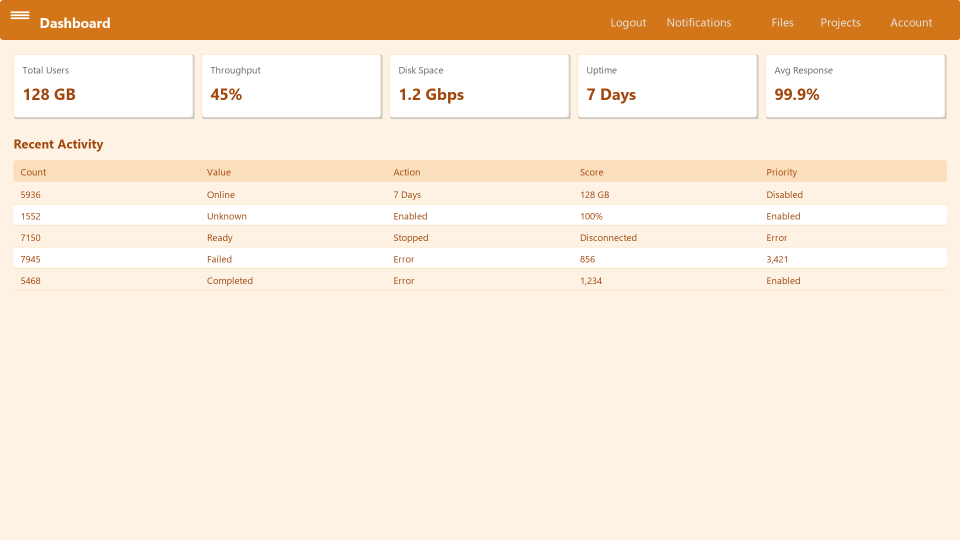
#> input picture data/synthetic/test/images/dashboard_0009.png, 1920 x 1080 px (shown at 1/2 size); its folder holds only this picture in this run
$ python -i symbol_detector.py   (imports and definitions only)
#> lines starting #> are read from the running program, lines starting #| are printed output that depends on the picture; after the words box and inside, x2 and y2 are one past the last pixel; in counts of white or black regions, pixels touching at a corner belong together
"""
Symbol detector for UI elements.

Detects common UI symbols (+, -, =, ×, ÷, etc.) in small regions
where OCR fails. Uses simple pattern recognition based on edge/stroke
analysis rather than template matching for scale robustness.
"""

import cv2
import numpy as np
from typing import Optional, Tuple


def _stroke_candidates(gray: np.ndarray) -> list:
    """
    ALL plausible binarizations of a button region (both Otsu polarities +
    adaptive), density-filtered. detect_symbol template-matches every candidate
    and keeps the best overall — choosing by a density heuristic alone proved
    wrong on thick-glyph themes, where an adaptive-threshold *ring* artifact
    (glyph appearing as a hole in a blob) had the "best" density and won.

    Each binarization is offered at TWO crop margins. The wide margin (20%)
    strips button borders on loose key-cell boxes; but on a box drawn tightly
    around the glyph it amputates structure — a hamburger menu loses its outer
    bars and the survivor reads as a plausible "-". The narrow-margin sibling
    keeps the full structure, and the specificity ranking prefers whichever view
    explains more components.
    """
    h, w = gray.shape
    out = []

    otsu_thresh, _ = cv2.threshold(gray, 0, 255, cv2.THRESH_BINARY + cv2.THRESH_OTSU)
    _, bin_inv = cv2.threshold(gray, otsu_thresh, 255, cv2.THRESH_BINARY_INV)
    _, bin_norm = cv2.threshold(gray, otsu_thresh, 255, cv2.THRESH_BINARY)
    blurred = cv2.GaussianBlur(gray, (3, 3), 0)
    block = max(11, (min(w, h) // 3) | 1)
    adaptive = cv2.adaptiveThreshold(
        blurred, 255, cv2.ADAPTIVE_THRESH_GAUSSIAN_C,
        cv2.THRESH_BINARY_INV, blockSize=block, C=3
    )
    for margin in (0.2, 0.05):
        margin_x, margin_y = int(w * margin), int(h * margin)
        for binary in (bin_inv, bin_norm, adaptive):
            center = binary[margin_y:h - margin_y, margin_x:w - margin_x]
            if center.size == 0:
                continue
            density = np.sum(center > 0) / center.size
            if 0.005 < density < 0.6:
                out.append(center)
    return out


# [22 lines left out: function _tighten_to_glyph, not called in this run]


# --------------------------------------------------------------------------- #
# Template matching
#
# Hand-tuned projection rules are fragile at real glyph sizes (8-20 px): a "-"
# binarises to a chunky 17x9 blob, "=" bars fill most of their tight bbox, and
# thresholds tuned for one shape break another. Instead we render each candidate
# symbol with real fonts, normalise both glyph and template to a canonical
# binary patch, and score with the Dice coefficient. Scale-invariant, easy to
# extend (add a char to _SYMBOLS), and anti-aliasing tolerant.
# --------------------------------------------------------------------------- #

# (render string, reported symbol). Multi-char renders cover composite glyphs:
# e.g. the Windows Calculator plus/minus key draws "+/-", not the font's "±".
_SYMBOLS = [
    ("+", "+"), ("-", "-"), ("=", "="), ("×", "×"), ("÷", "÷"),
    ("±", "±"), ("+/-", "±"), (".", "."), ("%", "%"),
]
# Canonical semantic names for read glyphs. Used to label operator keys where a
# caption model produced a look-alike guess ("Add" on ÷, "Close" on ×,
# "Minimize" on −): the pixel read is authoritative outside the title bar.
SYMBOL_LABELS = {
    "+": "Plus", "-": "Minus", "×": "Multiply", "÷": "Divide",
    "=": "Equals", "±": "Plus/Minus", ".": "Decimal", "%": "Percent",
}

_CANON = 32                   # canonical patch size
_TEMPLATE_CACHE: Optional[list] = None


# [65 lines left out: functions _canonicalize, _build_templates, _dice, not called in this run]


# Specificity rank: when different binarizations of one region disagree, prefer
# the reading that explains MORE structure. A degraded binarization can only
# lose components (the dots of ÷, the second bar of =) — so "÷ from candidate A"
# beats "- from candidate B", never the other way round. Without this, any
# candidate that degenerates into a wide blob wins as a high-scoring "-".
# "menu" is a veto sentinel, not a symbol: a hamburger icon (three stacked
# bars) must silence the bar family, because a binarization that merges or drops
# one bar reads convincingly as "-" or "=". Its rank sits above both so the
# candidate that SAW all three bars wins, and detect_symbol maps it to None.
_SPECIFICITY = {"÷": 6, "%": 6, "±": 5, "menu": 4.5, "=": 4, "+": 3, "×": 3,
                ".": 2, "-": 1}


# [104 lines left out: functions detect_symbol, _components, not called in this run]


def _is_bar(c: dict) -> bool:
    """A solid, clearly-horizontal stroke."""
    return c["w"] / max(1, c["h"]) >= 2.2 and c["fill"] >= 0.55


# [223 lines left out: functions _diagonal_coverage, _classify_candidate, _structural_symbol, _count_segments, not called in this run]

>>> import cv2
>>> picture = cv2.imread('../../../../../data/synthetic/test/images/dashboard_0009.png', cv2.IMREAD_GRAYSCALE)
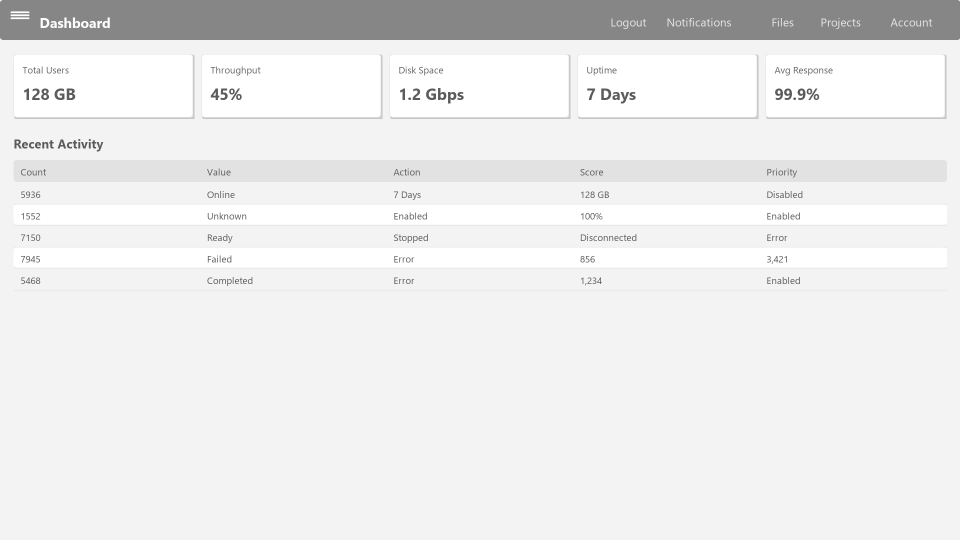
#> picture: shape (1080, 1920) (shown at 1/2 size); min 91, max 255, mean 235.2
>>> result = _stroke_candidates(picture)
#> in _stroke_candidates, `otsu_thresh, _ = cv2.threshold(gray, 0, 255, cv2.THRESH_BINARY + cv2.T..`: otsu_thresh = 188
#> in _stroke_candidates, `_, bin_inv = cv2.threshold(gray, otsu_thresh, 255, cv2.THRESH_BINARY_I..`:
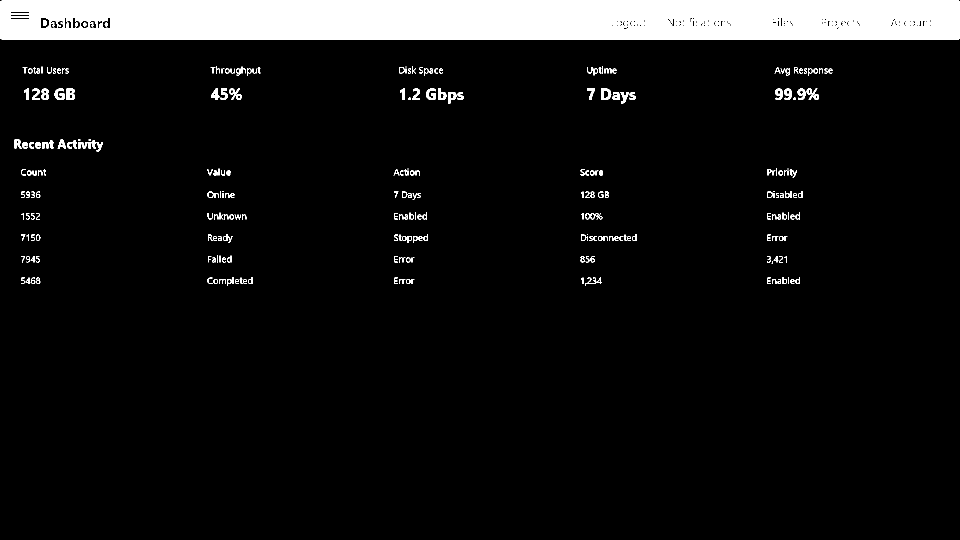
#> bin_inv: shape (1080, 1920) (shown at 1/2 size); 8% white; 288 white regions (18 under 20 px), largest, box (x1, y1, x2, y2) and area: (0, 0, 1920, 80) 149494, (1202, 177, 1223, 200) 307, (133, 177, 150, 200) 305
#> in _stroke_candidates, `_, bin_norm = cv2.threshold(gray, otsu_thresh, 255, cv2.THRESH_BINARY)`:
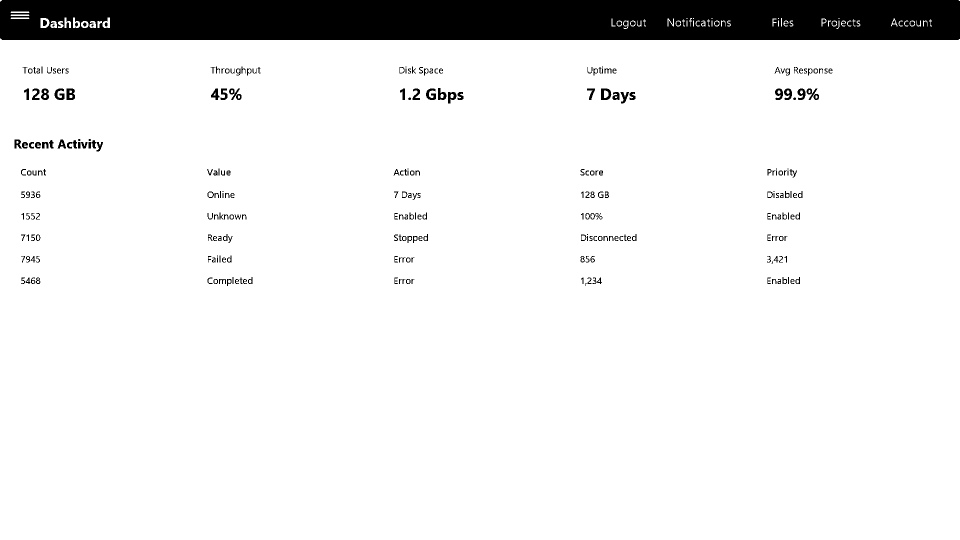
#> bin_norm: shape (1080, 1920) (shown at 1/2 size); 92% white; 288 black regions (18 under 20 px), largest, box (x1, y1, x2, y2) and area: (0, 0, 1920, 80) 149494, (1202, 177, 1223, 200) 307, (133, 177, 150, 200) 305
#> in _stroke_candidates, `adaptive = cv2.adaptiveThreshold( blurred, 255, cv2.ADAPTIVE_THRESH_GA..`:
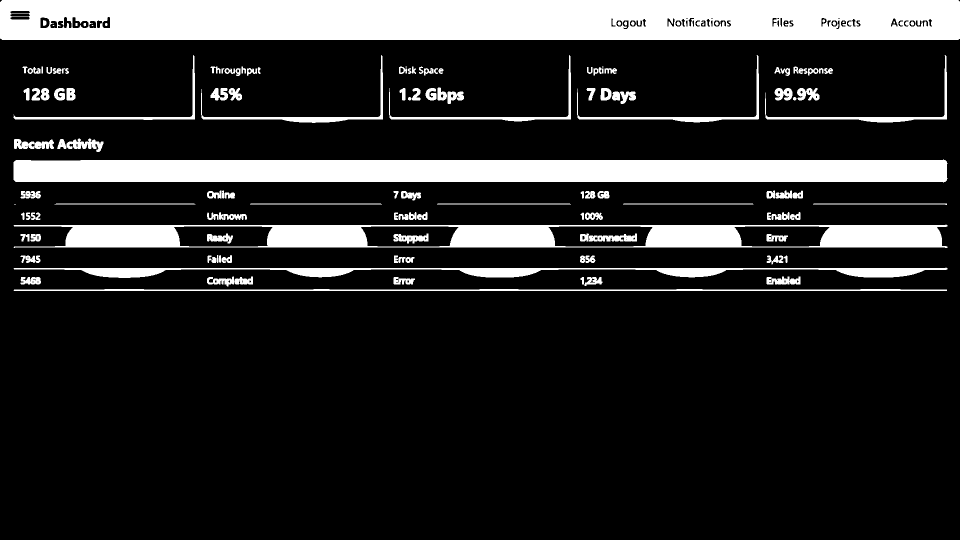
#> adaptive: shape (1080, 1920) (shown at 1/2 size); 16.8% white; 135 white regions (9 under 20 px), largest, box (x1, y1, x2, y2) and area: (0, 0, 1920, 80) 148396, (27, 319, 1895, 365) 82024, (27, 449, 1895, 496) 51081
#> result = 4 items

$ run again, on data/synthetic/test/images/dashboard_0015.png
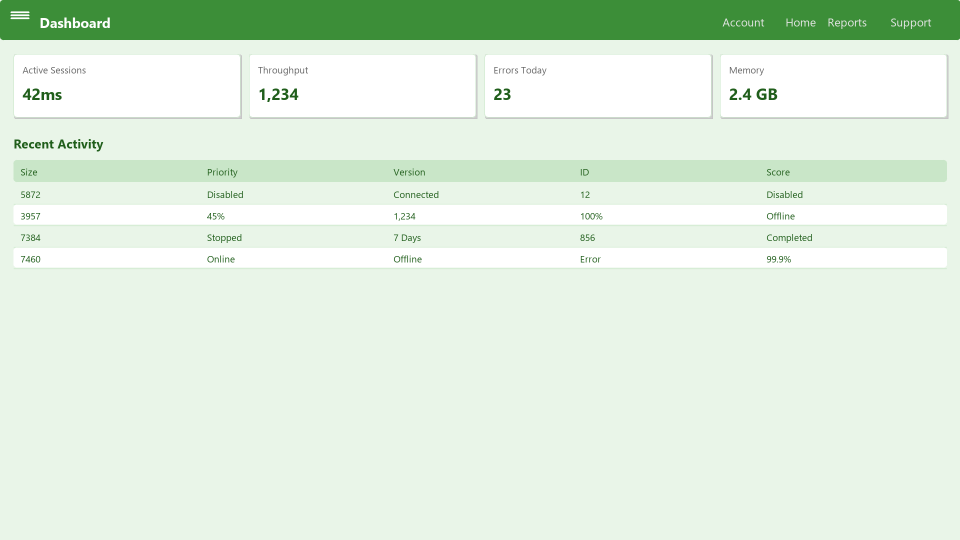
#> input picture data/synthetic/test/images/dashboard_0015.png, 1920 x 1080 px (shown at 1/2 size)
#> otsu_thresh = 173
#> in _stroke_candidates, `_, bin_inv = cv2.threshold(gray, otsu_thresh, 255, cv2.THRESH_BINARY_I..`:
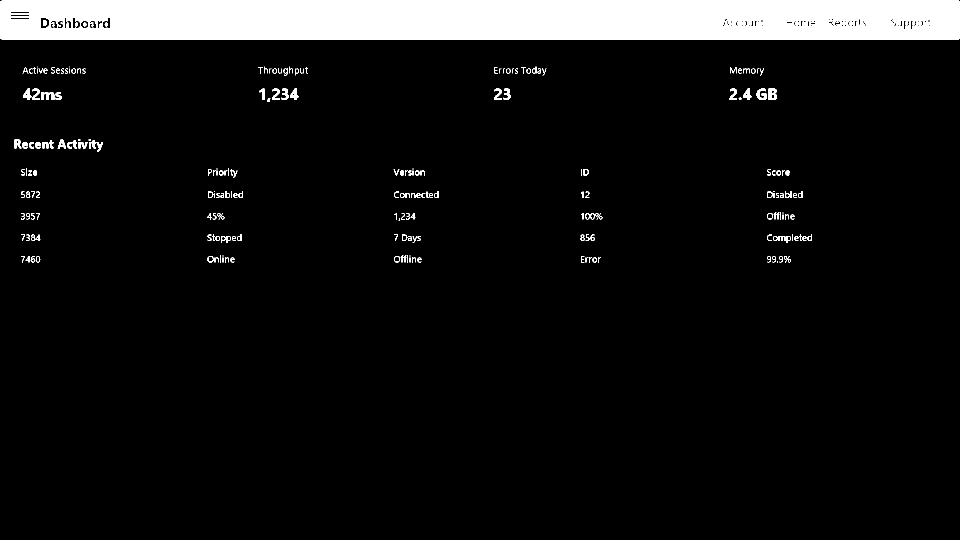
#> bin_inv: shape (1080, 1920) (shown at 1/2 size); 7.8% white; 239 white regions (29 under 20 px), largest, box (x1, y1, x2, y2) and area: (0, 0, 1920, 80) 149876, (1537, 177, 1554, 200) 304, (83, 184, 109, 200) 281
#> in _stroke_candidates, `adaptive = cv2.adaptiveThreshold( blurred, 255, cv2.ADAPTIVE_THRESH_GA..`:
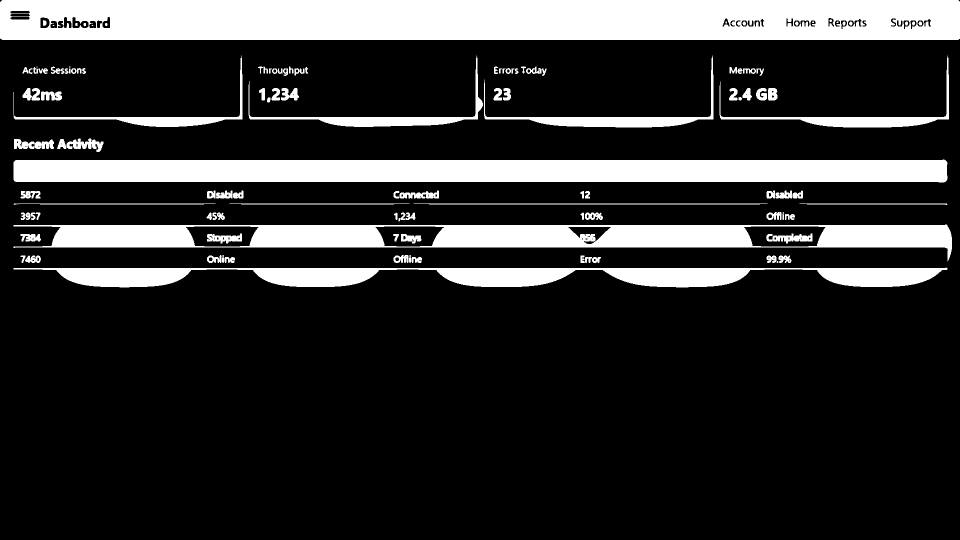
#> adaptive: shape (1080, 1920) (shown at 1/2 size); 18.8% white; 119 white regions (9 under 20 px), largest, box (x1, y1, x2, y2) and area: (0, 0, 1920, 80) 149026, (27, 319, 1895, 365) 82146, (27, 448, 1904, 523) 65119
#> result = 3 items

$ run again, on data/synthetic/test/images/dashboard_0035.png
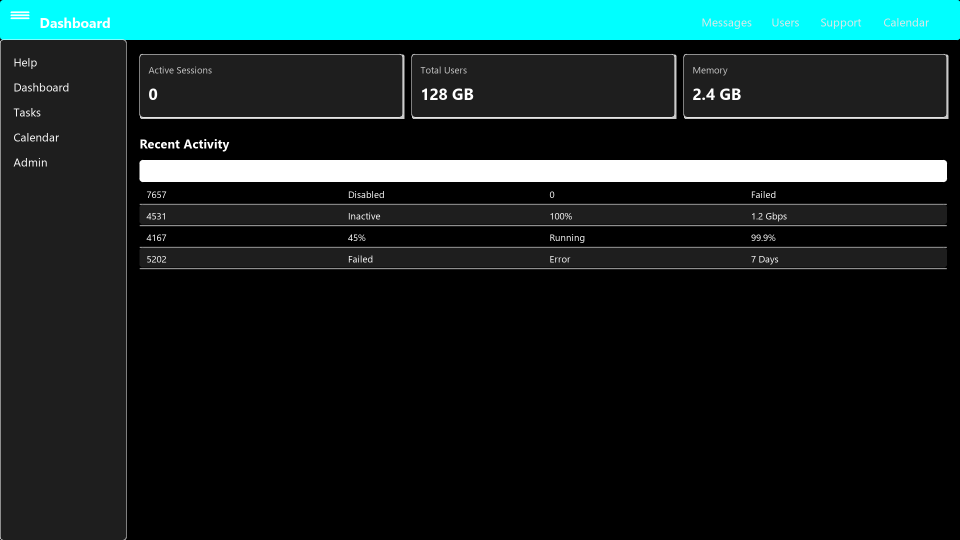
#> input picture data/synthetic/test/images/dashboard_0035.png, 1920 x 1080 px (shown at 1/2 size)
#> otsu_thresh = 107
#> in _stroke_candidates, `_, bin_inv = cv2.threshold(gray, otsu_thresh, 255, cv2.THRESH_BINARY_I..`:
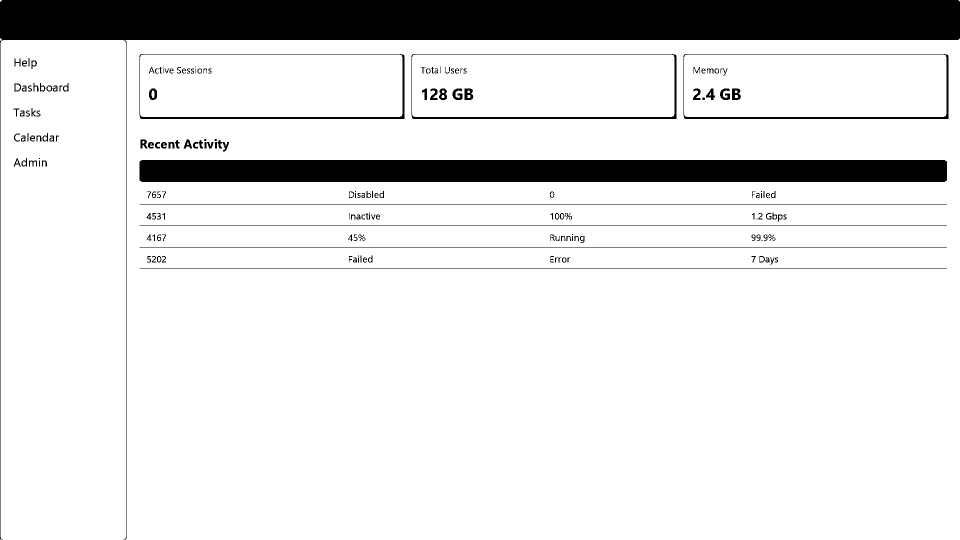
#> bin_inv: shape (1080, 1920) (shown at 1/2 size); 87.8% white; 187 black regions (17 under 20 px), largest, box (x1, y1, x2, y2) and area: (0, 0, 1920, 1080) 155592, (279, 320, 1894, 364) 71028, (279, 108, 809, 238) 3290
#> in _stroke_candidates, `adaptive = cv2.adaptiveThreshold( blurred, 255, cv2.ADAPTIVE_THRESH_GA..`:
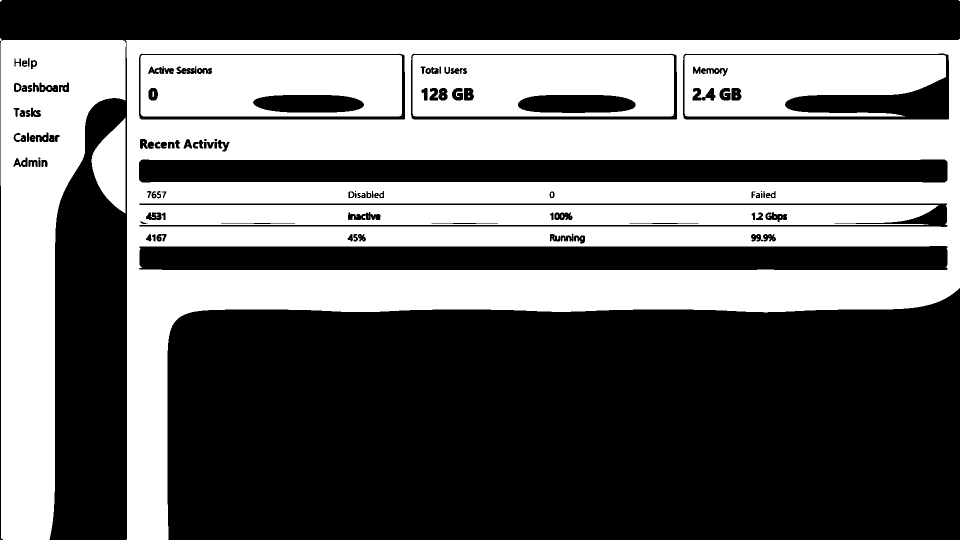
#> adaptive: shape (1080, 1920) (shown at 1/2 size); 41.6% white; 80 white regions (58 under 20 px), largest, box (x1, y1, x2, y2) and area: (251, 78, 1920, 1080) 561530, (0, 76, 252, 1080) 131322, (281, 110, 804, 233) 56116
#> result = 4 items

$ run again, on data/synthetic/test/images/dashboard_0059.png
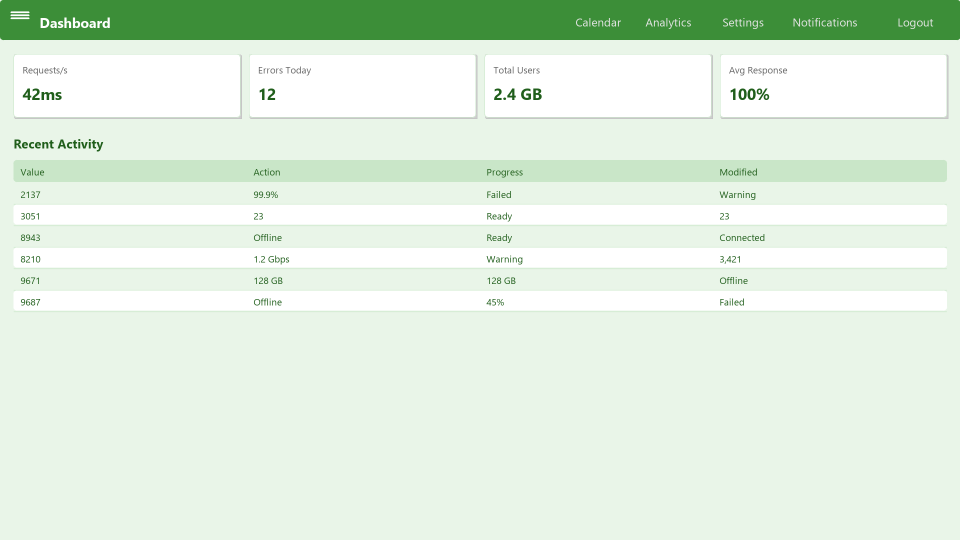
#> input picture data/synthetic/test/images/dashboard_0059.png, 1920 x 1080 px (shown at 1/2 size)
#> otsu_thresh = 174
#> in _stroke_candidates, `_, bin_inv = cv2.threshold(gray, otsu_thresh, 255, cv2.THRESH_BINARY_I..`:
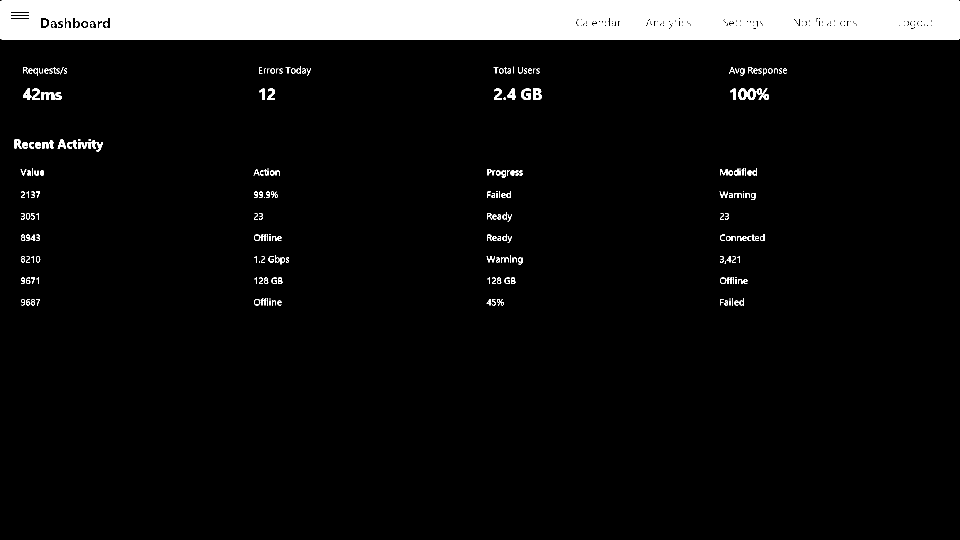
#> bin_inv: shape (1080, 1920) (shown at 1/2 size); 7.8% white; 253 white regions (29 under 20 px), largest, box (x1, y1, x2, y2) and area: (0, 0, 1920, 80) 149262, (1066, 177, 1083, 200) 304, (83, 184, 109, 200) 281
#> in _stroke_candidates, `adaptive = cv2.adaptiveThreshold( blurred, 255, cv2.ADAPTIVE_THRESH_GA..`:
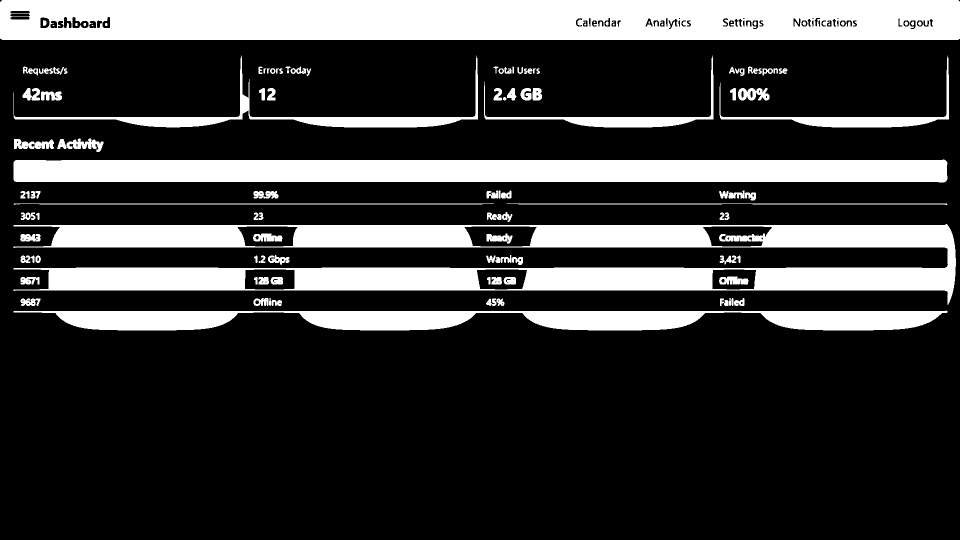
#> adaptive: shape (1080, 1920) (shown at 1/2 size); 22.8% white; 120 white regions (9 under 20 px), largest, box (x1, y1, x2, y2) and area: (0, 0, 1920, 80) 147937, (27, 448, 1912, 610) 141833, (27, 319, 1895, 365) 82115
#> result = 4 items
